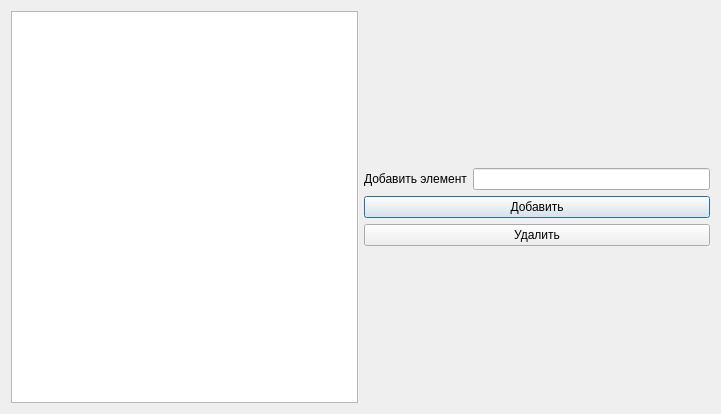
<?xml version="1.0" encoding="UTF-8"?>
<ui version="4.0">
 <class>Dialog</class>
 <widget class="QDialog" name="Dialog">
  <property name="geometry">
   <rect>
    <x>0</x>
    <y>0</y>
    <width>721</width>
    <height>414</height>
   </rect>
  </property>
  <property name="windowTitle">
   <string>Dialog</string>
  </property>
  <layout class="QHBoxLayout" name="horizontalLayout">
   <item>
    <widget class="QListView" name="listView"/>
   </item>
   <item>
    <layout class="QVBoxLayout" name="verticalLayout">
     <item>
      <spacer name="verticalSpacer">
       <property name="orientation">
        <enum>Qt::Vertical</enum>
       </property>
       <property name="sizeHint" stdset="0">
        <size>
         <width>20</width>
         <height>40</height>
        </size>
       </property>
      </spacer>
     </item>
     <item>
      <layout class="QGridLayout" name="gridLayout">
       <item row="0" column="0">
        <widget class="QLabel" name="label">
         <property name="text">
          <string>Добавить элемент</string>
         </property>
        </widget>
       </item>
       <item row="0" column="1">
        <widget class="QLineEdit" name="lineEdit"/>
       </item>
      </layout>
     </item>
     <item>
      <widget class="QPushButton" name="pushButton">
       <property name="text">
        <string>Добавить</string>
       </property>
      </widget>
     </item>
     <item>
      <widget class="QPushButton" name="pushButton_2">
       <property name="text">
        <string>Удалить</string>
       </property>
      </widget>
     </item>
     <item>
      <spacer name="verticalSpacer_2">
       <property name="orientation">
        <enum>Qt::Vertical</enum>
       </property>
       <property name="sizeHint" stdset="0">
        <size>
         <width>20</width>
         <height>40</height>
        </size>
       </property>
      </spacer>
     </item>
    </layout>
   </item>
  </layout>
 </widget>
 <resources/>
 <connections/>
</ui>
